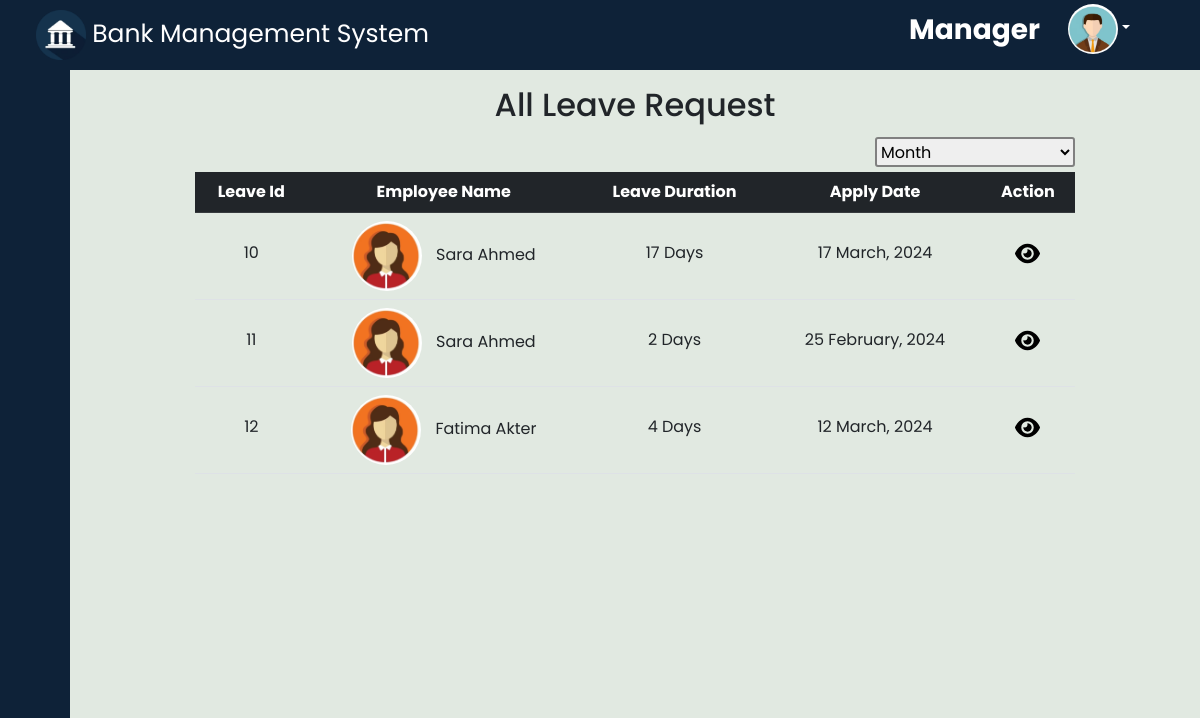
The page /manager/leave_request.php (signed in) on the database its author committed.
### tables this page shows
CREATE TABLE `employee_leave` (
  `leave_id` int(11) NOT NULL,
  `employee_id` int(11) DEFAULT NULL,
  `leave_reason` varchar(100) DEFAULT NULL,
  `description` text DEFAULT NULL,
  `status` varchar(11) DEFAULT NULL,
  `leave_from` date DEFAULT NULL,
  `leave_to` date DEFAULT NULL,
  `apply_date` date DEFAULT NULL,
  `acceptorreject_date` date DEFAULT NULL
);

CREATE TABLE `employee` (
  `employee_id` int(11) NOT NULL,
  `first_name` varchar(50) DEFAULT NULL,
  `last_name` varchar(50) DEFAULT NULL,
  `nid` varchar(30) DEFAULT NULL,
  `picture` text DEFAULT NULL,
  `phone` varchar(20) DEFAULT NULL,
  `email` varchar(255) DEFAULT NULL,
  `gender` varchar(10) DEFAULT NULL,
  `address` text DEFAULT NULL,
  `city` varchar(50) DEFAULT NULL,
  `state` varchar(50) DEFAULT NULL,
  `designation` varchar(50) DEFAULT NULL,
  `employee_type` int(11) NOT NULL,
  `salary` float DEFAULT NULL,
  `doj` date DEFAULT NULL,
  `dob` date DEFAULT NULL,
  `password` varchar(255) NOT NULL
);

### manager/leave_request.php (the view, shortened to what this page needs)
<!DOCTYPE html>
<html lang="en">
<head>
</head>
<?php
include "../database.php";
$month = NULL;
?>
<body>
    <div>
        <?php include "manager_header.php" ?>
    </div>
    <div class="d-flex">
        <div>
            <?php include "manager_sidebar.php" ?>
        </div>
        <div class="main">
            <div class="cnt">
                <div class="container">
                    <h2 class="mt-3 mb-5 d-flex justify-content-center">All Leave Request</h2>
                    <div class="search_div">
                        <form action="" method="post">
                            <select name="month" id="" onchange="this.form.submit()">
                            <option value="faka" <?php if($month==NULL) echo 'selected' ?> >Month</option>
                            </select>
                        </form>
                    </div>
                    <table class="table table-hover text-center">
                        <tr class="table-dark">
                            <th>Leave Id</th>
                            <th>Employee Name</th>
                            <th>Leave Duration</th>
                            <th>Apply Date</th>
                            <th>Action</th>
                        </tr>
                        <?php
                        if ($month == NULL) {
                            $query = "SELECT * FROM employee_leave
                                        INNER JOIN employee
                                        USING(employee_id)
                                        where status='pending'";
                        }
                        else{
                            $query = "SELECT * FROM employee_leave
                                        INNER JOIN employee
                                        USING(employee_id)
                                        where status='pending' AND DATE_FORMAT(apply_date, '%M %Y')='$month'";
                        }
                        $result = mysqli_query($con, $query);
                        while ($row = mysqli_fetch_assoc($result)) {
                        ?>
                            <tr>
                                <div>
                                    <td>
                                        <p><?php echo $row['leave_id'] ?></p>
                                    </td>
                                    <td>
                                        <img class="male_avatar" src="<?php
                                                                        if ($row['picture'] == null) {
                                                                            if ($row['gender'] == 'Male') {
                                                                                echo '../logo/male_avatar.png';
                                                                            } else {
                                                                                echo '../logo/female_avatar.png';
                                                                            }
                                                                        } else {
                                                                            echo $leave['picture'];
                                                                        }
                                                                        ?>" alt="">
                                        <?php echo $row['first_name'] . " " . $row['last_name'] ?>
                                    </td>
                                    <td>
                                        <p><?php
                                            $start = strtotime($row['leave_from']);
                                            $end = strtotime($row['leave_to']);
                                            $day = ceil(abs($end - $start) / 86400);
                                            echo $day . " Days";
                                            ?></p>
                                    </td>
                                    <td>
                                        <p><?php
                                            $date = DateTime::createFromFormat('Y-m-d',  $row['apply_date']);
                                            echo $date->format('d F, Y');
                                            ?></p>
                                    </td>
                                    <td>
                                        <p><a href="show_leave_request.php?id=<?php echo $row['leave_id'] ?>"><i style="color: black; height:25px; width:25px;" class="fa-solid fa-eye"></i></a></p>
                                    </td>
                                </div>
                            </tr>
                        <?php } ?>
                    </table>
                </div>
            </div>
        </div>
    </div>
</body>
</html>

### manager/leave_request.php (style rules this page uses)
.main { background-color: #e1e9e1; display: flex; justify-content: center; }
.cnt { width: 80%; }
.male_avatar { height: 70px; width: 70px; border-radius: 50%; margin-right: 10px; }
.search_div { width: 100%; position: relative; }
.search_div form { position: absolute; bottom: 5px; right: 0; }
.search_div select { height: 30px; width: 200px; border: 2px solid gray; border-radius: 3px; }
td { height: 80px; background-color: green; }
td p { margin-top: 20px; }

### manager/manager_header.php (style rules this page uses)
* { margin: 0; padding: 0; box-sizing: border-box; font-family: 'Poppins', sans-serif; }

### manager/manager_sidebar.php (style rules this page uses)
a { text-decoration: none; }
body { font-family: 'Poppins', sans-serif; }
.main { height: 100vh; overflow: scroll; width: 100%; }

### rows shown on the page
employee_leave: leave_id "10", employee.first_name "Sara", employee.last_name "Ahmed", day "17", apply_date "17 March, 2024"
employee_leave: leave_id "11", employee.first_name "Sara", employee.last_name "Ahmed", day "2", apply_date "25 February, 2024"
employee_leave: leave_id "12", employee.first_name "Fatima", employee.last_name "Akter", day "4", apply_date "12 March, 2024"
